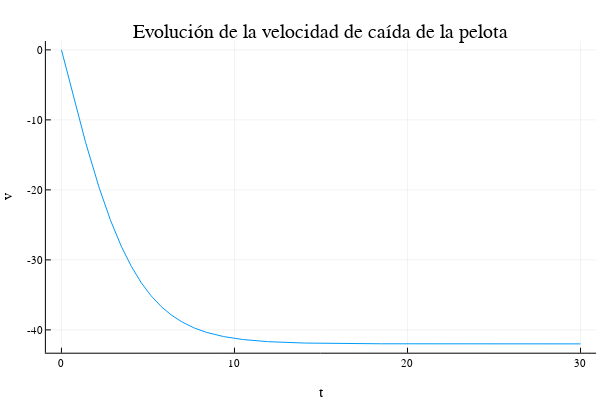

This figure's notebook cell:
### Markdown cell above
- **Representar gráficamente la evolución de la velocidad de la pelota de tenis en el intervalo temporal $[0,30]$.**

### Code cell
tF = 30
tt = range(0,tF,length=1000)
vv = vsol.(tt)
plot(tt,vv, title="Evolución de la velocidad de caída de la pelota", xlabel="t", ylabel="v", label="")

### Figure 1 — Plotly figure (JSON) as saved in the notebook; plotly's stock layout.template omitted (floating-point values rounded to 4 significant figures; data arrays with more than 128 entries replaced by an {"elided": "..."} marker saying what was removed)
{"data": [{"colorbar": {"title": ""}, "hoverinfo": "text", "legendgroup": "", "line": {"color": "rgba(0, 154, 250, 1.000)", "dash": "solid", "shape": "linear", "width": 1}, "mode": "lines", "name": "", "showlegend": false, "text": {"elided": "1000 null values"}, "type": "scatter", "x": {"elided": "1000 float values"}, "xaxis": "x1", "y": {"elided": "1000 float values"}, "yaxis": "y1", "zmax": 0.1, "zmin": -0.1}], "layout": {"annotations": [{"font": {"color": "rgba(0, 0, 0, 1.000)", "family": "sans-serif", "size": 20}, "rotation": 0, "showarrow": false, "text": "Evolución de la velocidad de caída de la pelota", "x": 0.535, "xanchor": "center", "xref": "paper", "y": 1, "yanchor": "top", "yref": "paper"}], "height": 400, "legend": {"bgcolor": "rgba(255, 255, 255, 1.000)", "bordercolor": "rgba(0, 0, 0, 1.000)", "font": {"color": "rgba(0, 0, 0, 1.000)", "family": "sans-serif", "size": 11}, "tracegroupgap": 0, "x": 1, "y": 1}, "margin": {"b": 20, "l": 0, "r": 0, "t": 20}, "paper_bgcolor": "rgba(255, 255, 255, 1.000)", "plot_bgcolor": "rgba(255, 255, 255, 1.000)", "showlegend": true, "width": 600, "xaxis": {"anchor": "y1", "domain": [0.07647, 0.9934], "gridcolor": "rgba(0, 0, 0, 0.100)", "gridwidth": 0.5, "linecolor": "rgba(0, 0, 0, 1.000)", "mirror": false, "range": [-0.9, 30.9], "showgrid": true, "showline": true, "showticklabels": true, "tickangle": 0, "tickcolor": "rgb(0, 0, 0)", "tickfont": {"color": "rgba(0, 0, 0, 1.000)", "family": "sans-serif", "size": 11}, "tickmode": "array", "ticks": "inside", "ticktext": ["0", "10", "20", "30"], "tickvals": [0, 10, 20, 30], "title": "t", "titlefont": {"color": "rgba(0, 0, 0, 1.000)", "family": "sans-serif", "size": 15}, "type": "-", "visible": true, "zeroline": false, "zerolinecolor": "rgba(0, 0, 0, 1.000)"}, "yaxis": {"anchor": "x1", "domain": [0.07581, 0.9415], "gridcolor": "rgba(0, 0, 0, 0.100)", "gridwidth": 0.5, "linecolor": "rgba(0, 0, 0, 1.000)", "mirror": false, "range": [-43.26, 1.26], "showgrid": true, "showline": true, "showticklabels": true, "tickangle": 0, "tickcolor": "rgb(0, 0, 0)", "tickfont": {"color": "rgba(0, 0, 0, 1.000)", "family": "sans-serif", "size": 11}, "tickmode": "array", "ticks": "inside", "ticktext": ["-40", "-30", "-20", "-10", "0"], "tickvals": [-40, -30, -20, -10, 0], "title": "v", "titlefont": {"color": "rgba(0, 0, 0, 1.000)", "family": "sans-serif", "size": 15}, "type": "-", "visible": true, "zeroline": false, "zerolinecolor": "rgba(0, 0, 0, 1.000)"}}}
